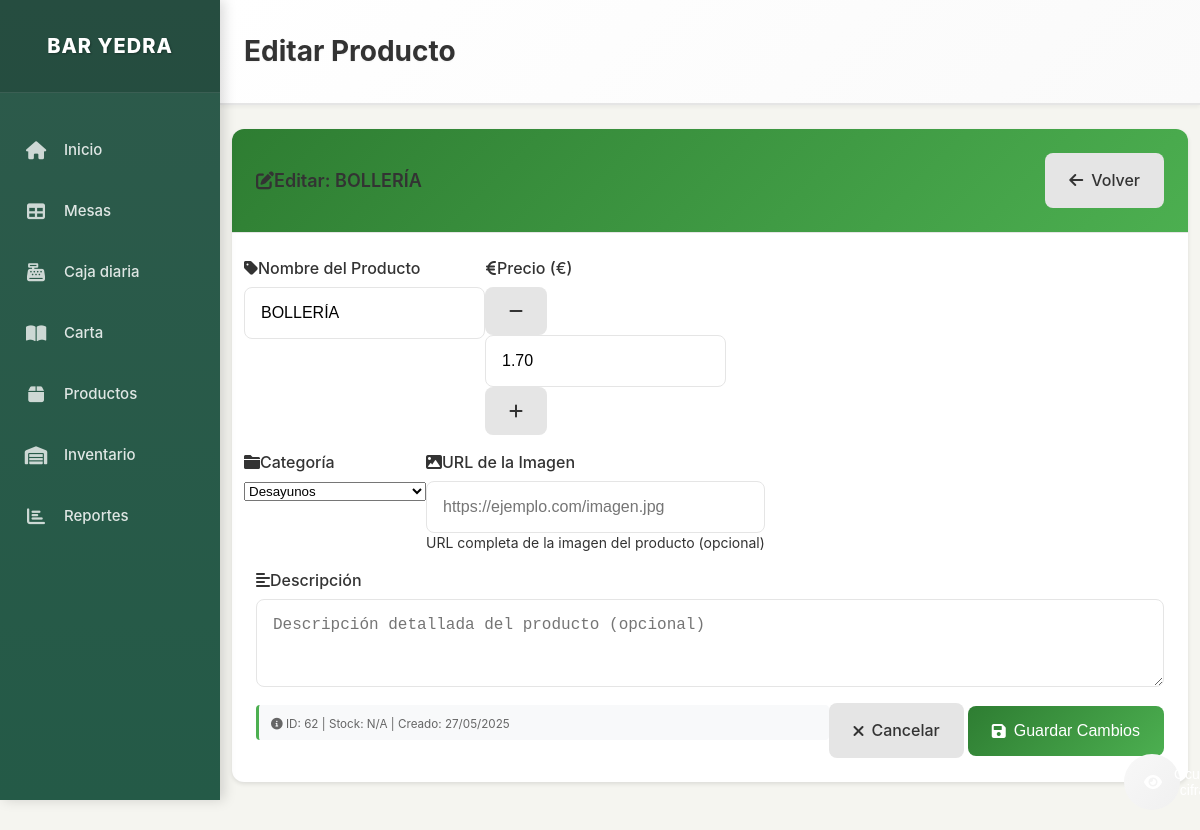
Page /edit_product/62 on the earlier database version.
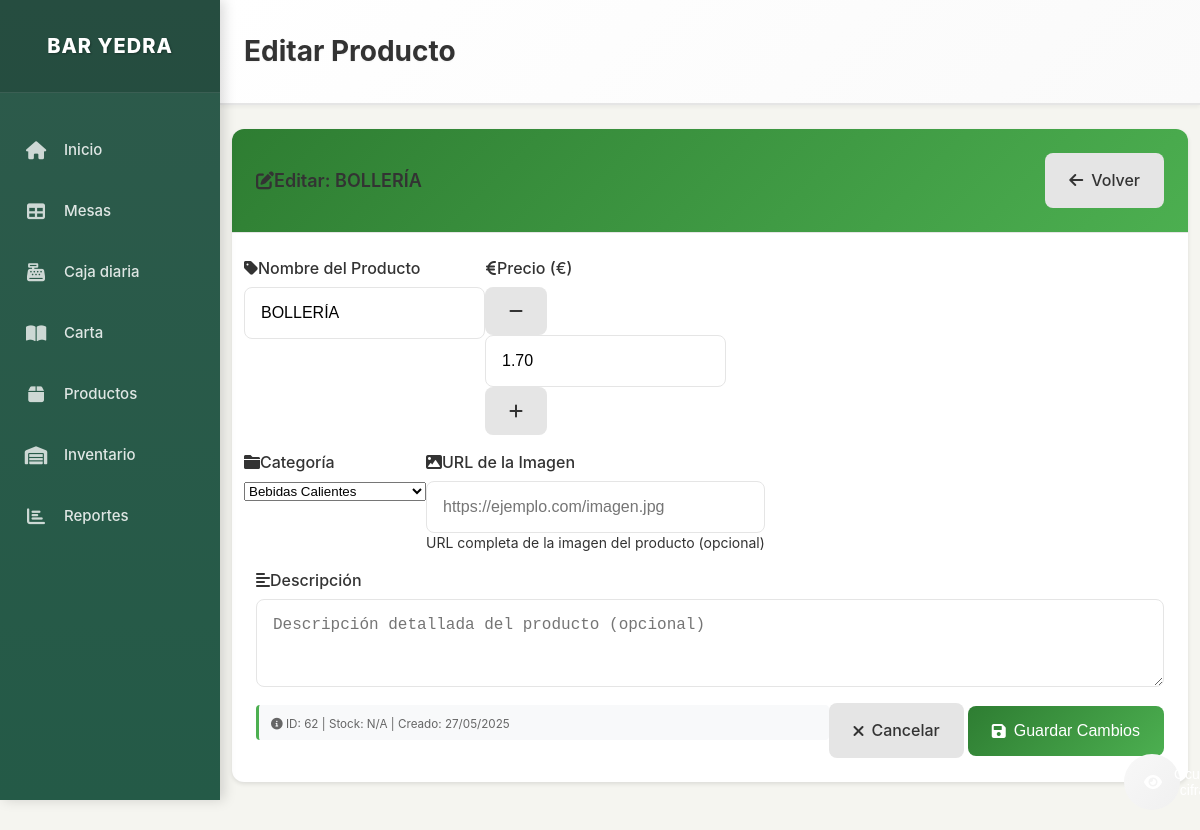
Same page on the later database version.
### models.py (models this page shows, shortened)
class Producto(db.Model):
    __tablename__ = 'producto'
    id = db.Column(db.Integer, primary_key=True)
    nombre = db.Column(db.String(100), nullable=False)
    precio = db.Column(db.Numeric(10, 2), nullable=False)
    categoria = db.Column(db.String(50), nullable=False, default='General')
    foto_url = db.Column(db.String(255), nullable=True)
    descripcion = db.Column(db.Text, nullable=True)
    activo = db.Column(db.Boolean, default=True)
    orden = db.Column(db.Integer, default=0)  # Para ordenar productos en la interfaz
    stock_actual = db.Column(db.Integer, default=0)  # Cantidad actual en stock
    stock_minimo = db.Column(db.Integer, default=5)  # Alerta cuando llegue a este nivel
    unidad_medida = db.Column(db.String(20), default='unidad')  # unidad, litro, kg, etc.
    fecha_actualizacion = db.Column(db.DateTime, default=datetime.utcnow)

### app.py (the view)
@app.route('/edit_product/<int:producto_id>')
def edit_product(producto_id):
    producto = Producto.query.get_or_404(producto_id)
    categorias = db.session.query(Producto.categoria).distinct().all()
    categorias = [cat[0] for cat in categorias if cat[0]]
    return render_template('edit_product.html', producto=producto, categorias=categorias)

### templates/edit_product.html (shortened to what the changed rows need)
{% extends "layout.html" %}
{% block page_title %}Editar Producto{% endblock %}
{% block content %}
<div class="container-fluid">
    <div class="row">
        <div class="col-12">
            <div class="card">
                <div class="card-header d-flex justify-content-between align-items-center">
                    <h3 class="card-title mb-0">
                        <i class="fas fa-edit me-2"></i>Editar: {{ producto.nombre }}
                    </h3>
                    <a href="{{ url_for('products') }}" class="btn btn-secondary">
                        <i class="fas fa-arrow-left me-2"></i>Volver
                    </a>
                </div>
                <div class="card-body">
                    <form method="POST" action="{{ url_for('update_product', producto_id=producto.id) }}" onsubmit="return validateForm(this)">
                        <div class="row">
                            <div class="col-md-6">
                                <div class="mb-3">
                                    <label for="nombre" class="form-label">
                                        <i class="fas fa-tag me-2"></i>Nombre del Producto
                                    </label>
                                    <input type="text"
                                           class="form-control"
                                           id="nombre"
                                           name="nombre"
                                           value="{{ producto.nombre }}"
                                           required
                                           placeholder="Ej: Café con Leche">
                                </div>
                            </div>
                            <div class="col-md-6">
                                <div class="mb-3">
                                    <label for="precio" class="form-label">
                                        <i class="fas fa-euro-sign me-2"></i>Precio (€)
                                    </label>
                                    <input type="number"
                                           class="form-control"
                                           id="precio"
                                           name="precio"
                                           value="{{ '%.2f'|format(producto.precio) }}"
                                           step="0.01"
                                           min="0"
                                           required
                                           placeholder="0.00">
                                </div>
                            </div>
                        </div>
                        <div class="row">
                            <div class="col-md-6">
                                <div class="mb-3">
                                    <label for="categoria" class="form-label">
                                        <i class="fas fa-folder me-2"></i>Categoría
                                    </label>
                                    <select class="form-select" id="categoria" name="categoria" required>
                                        {% for cat in categorias %}
                                        <option value="{{ cat }}" {% if cat == producto.categoria %}selected{% endif %}>
                                            {{ cat }}
                                        </option>
                                        {% endfor %}
                                        <option value="Desayunos" {% if producto.categoria == 'Desayunos' %}selected{% endif %}>Desayunos</option>
                                    </select>
                                </div>
                            </div>
                        </div>
                        <div class="d-flex justify-content-between align-items-center">
                            <div class="product-info">
                                <small class="text-muted">
                                    <i class="fas fa-info-circle me-1"></i>
                                    ID: {{ producto.id }} |
                                    Stock: {{ producto.stock_actual or 'N/A' }} |
                                    Creado: {{ producto.fecha_actualizacion.strftime('%d/%m/%Y') if producto.fecha_actualizacion else 'N/A' }}
                                </small>
                            </div>
                        </div>
                    </form>
                </div>
            </div>
        </div>
    </div>
</div>
{% endblock %}

Differences in the rows shown:
changed Producto "BOLLERÍA": categoria "Desayunos" → "Bebidas Calientes"
